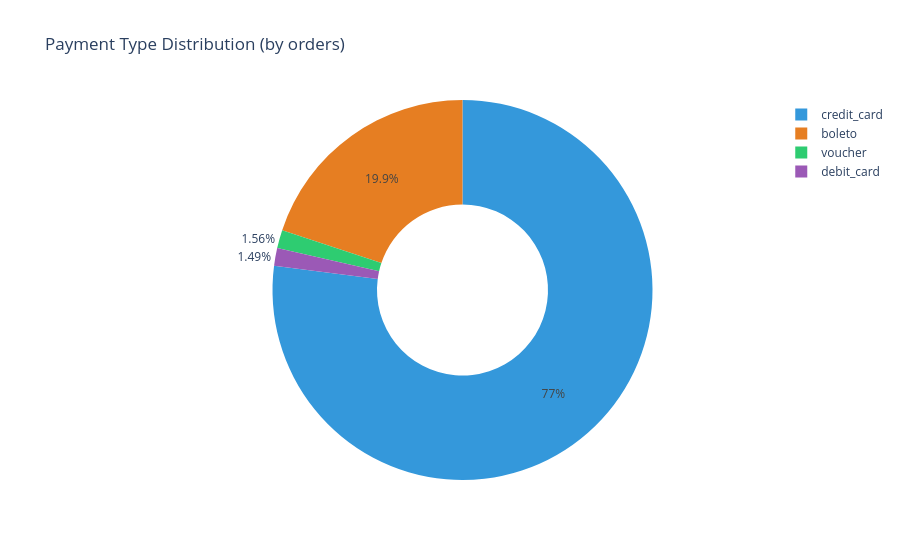
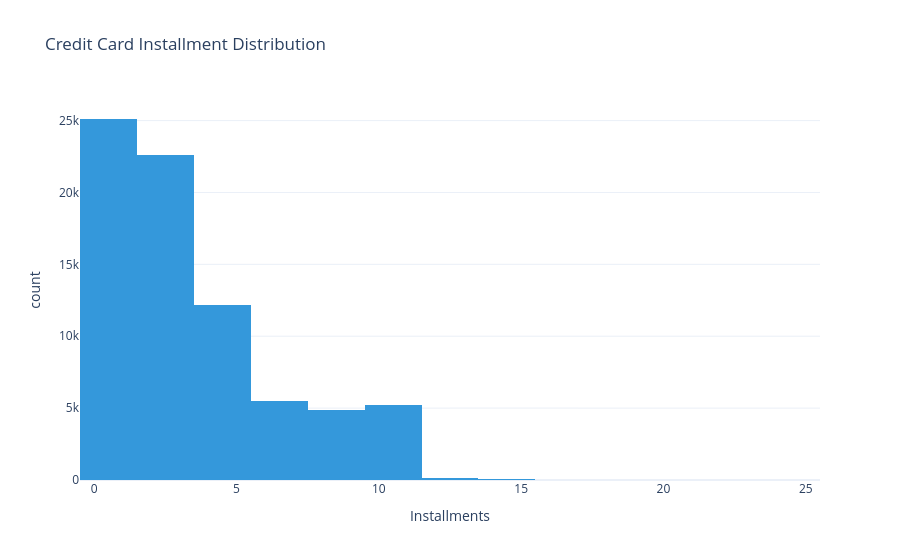

Notebook code for these charts, in order:
### Markdown cell above
## Metric 6 — Payment Method Distribution

Donut chart for payment type share and histogram for credit card installment distribution.

### Code cell
# Payment type share (order-level — use distinct orders to avoid item-granularity inflation)
pay_orders = df.drop_duplicates(subset="order_id")
pay_type = pay_orders["primary_payment_type"].value_counts().reset_index()
pay_type.columns = ["payment_type", "orders"]

fig1 = px.pie(
    pay_type, values="orders", names="payment_type",
    title="Payment Type Distribution (by orders)",
    hole=0.45, template="plotly_white",
    color_discrete_sequence=["#3498db", "#e67e22", "#2ecc71", "#9b59b6"],
)
fig1.show()

# Credit card installment distribution
cc = pay_orders[pay_orders["primary_payment_type"] == "credit_card"]
fig2 = px.histogram(
    cc, x="primary_payment_installments", nbins=12,
    title="Credit Card Installment Distribution",
    labels={"primary_payment_installments": "Installments"},
    template="plotly_white",
)
fig2.update_traces(marker_color="#3498db")
fig2.show()

print(f"Credit card orders: {len(cc):,} ({100*len(cc)/len(pay_orders):.1f}%)")
print(f"Median installments (credit card): {cc['primary_payment_installments'].median():.0f}")
print(f"Mean installments (credit card):   {cc['primary_payment_installments'].mean():.1f}")

### Figure 1 — Plotly figure (JSON) as saved in the notebook; plotly's stock layout.template omitted (floating-point values rounded to 4 significant figures)
{"data": [{"domain": {"x": [0, 1], "y": [0, 1]}, "hole": 0.45, "hovertemplate": "payment_type=%{label}<br>orders=%{value}<extra></extra>", "labels": ["credit_card", "boleto", "voucher", "debit_card"], "legendgroup": "", "name": "", "showlegend": true, "type": "pie", "values": [75716, 19555, 1534, 1469]}], "layout": {"legend": {"tracegroupgap": 0}, "piecolorway": ["#3498db", "#e67e22", "#2ecc71", "#9b59b6"], "title": {"text": "Payment Type Distribution (by orders)"}}}

### Figure 2 — Plotly figure (JSON) as saved in the notebook; plotly's stock layout.template omitted (floating-point values rounded to 4 significant figures; data arrays with more than 128 entries replaced by an {"elided": "..."} marker saying what was removed)
{"data": [{"bingroup": "x", "hovertemplate": "Installments=%{x}<br>count=%{y}<extra></extra>", "legendgroup": "", "marker": {"color": "#3498db", "pattern": {"shape": ""}}, "name": "", "nbinsx": 12, "orientation": "v", "showlegend": false, "type": "histogram", "x": {"elided": "75716 int values"}, "xaxis": "x", "yaxis": "y"}], "layout": {"barmode": "relative", "legend": {"tracegroupgap": 0}, "title": {"text": "Credit Card Installment Distribution"}, "xaxis": {"anchor": "y", "domain": [0, 1], "title": {"text": "Installments"}}, "yaxis": {"anchor": "x", "domain": [0, 1], "title": {"text": "count"}}}}
